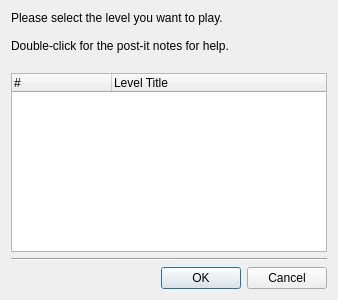
<?xml version="1.0" encoding="UTF-8"?>
<ui version="4.0">
 <class>ChooseLevel</class>
 <widget class="QWidget" name="ChooseLevel">
  <!--property name="windowModality">
   <enum>Qt::ApplicationModal</enum>
  </property-->
  <property name="geometry">
   <rect>
    <x>0</x>
    <y>0</y>
    <width>338</width>
    <height>300</height>
   </rect>
  </property>
  <property name="windowTitle">
   <string>Choose your game!</string>
  </property>
  <layout class="QVBoxLayout" name="verticalLayout">
   <item>
    <widget class="QLabel" name="label">
     <property name="text">
      <string>Please select the level you want to play.

Double-click for the post-it notes for help.
</string>
     </property>
    </widget>
   </item>
   <item>
    <widget class="QTreeWidget" name="theTreeWidget">
     <property name="itemsExpandable">
      <bool>false</bool>
     </property>
     <property name="expandsOnDoubleClick">
      <bool>false</bool>
     </property>
     <column>
      <property name="text">
       <string>#</string>
      </property>
     </column>
     <column>
      <property name="text">
       <string>Level Title</string>
      </property>
     </column>
    </widget>
   </item>
   <item>
    <widget class="Line" name="line">
     <property name="orientation">
      <enum>Qt::Horizontal</enum>
     </property>
    </widget>
   </item>
   <item>
    <widget class="QDialogButtonBox" name="buttonBox">
     <property name="styleSheet">
      <string notr="true">background: url(:/button.png);</string>
     </property>
     <property name="orientation">
      <enum>Qt::Horizontal</enum>
     </property>
     <property name="standardButtons">
      <set>QDialogButtonBox::Cancel|QDialogButtonBox::Ok</set>
     </property>
    </widget>
   </item>
  </layout>
 </widget>
 <resources/>
 <connections>
  <connection>
   <sender>buttonBox</sender>
   <signal>accepted()</signal>
   <receiver>ChooseLevel</receiver>
   <slot>accept()</slot>
   <hints>
    <hint type="sourcelabel">
     <x>248</x>
     <y>254</y>
    </hint>
    <hint type="destinationlabel">
     <x>157</x>
     <y>274</y>
    </hint>
   </hints>
  </connection>
  <connection>
   <sender>buttonBox</sender>
   <signal>rejected()</signal>
   <receiver>ChooseLevel</receiver>
   <slot>reject()</slot>
   <hints>
    <hint type="sourcelabel">
     <x>316</x>
     <y>260</y>
    </hint>
    <hint type="destinationlabel">
     <x>286</x>
     <y>274</y>
    </hint>
   </hints>
  </connection>
 </connections>
</ui>
